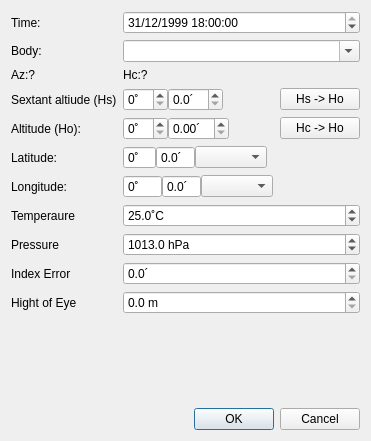
<?xml version="1.0" encoding="UTF-8"?>
<ui version="4.0">
 <class>DialogSight</class>
 <widget class="QDialog" name="DialogSight">
  <property name="geometry">
   <rect>
    <x>0</x>
    <y>0</y>
    <width>371</width>
    <height>441</height>
   </rect>
  </property>
  <property name="windowTitle">
   <string>Dialog</string>
  </property>
  <layout class="QVBoxLayout" name="verticalLayout">
   <item>
    <layout class="QFormLayout" name="formLayout">
     <item row="0" column="0">
      <widget class="QLabel" name="label">
       <property name="text">
        <string>Time:</string>
       </property>
      </widget>
     </item>
     <item row="0" column="1">
      <widget class="QDateTimeEdit" name="dateTimeEdit_sight">
       <property name="dateTime">
        <datetime>
         <hour>18</hour>
         <minute>0</minute>
         <second>0</second>
         <year>1999</year>
         <month>12</month>
         <day>31</day>
        </datetime>
       </property>
       <property name="maximumDateTime">
        <datetime>
         <hour>16</hour>
         <minute>59</minute>
         <second>59</second>
         <year>9999</year>
         <month>12</month>
         <day>28</day>
        </datetime>
       </property>
       <property name="currentSection">
        <enum>QDateTimeEdit::Section::DaySection</enum>
       </property>
       <property name="displayFormat">
        <string>dd/MM/yyyy HH:mm:ss</string>
       </property>
       <property name="timeSpec">
        <enum>Qt::TimeSpec::UTC</enum>
       </property>
      </widget>
     </item>
     <item row="1" column="0">
      <widget class="QLabel" name="label_4">
       <property name="text">
        <string>Body:</string>
       </property>
      </widget>
     </item>
     <item row="1" column="1">
      <widget class="QComboBox" name="comboBox_body">
       <property name="editable">
        <bool>true</bool>
       </property>
      </widget>
     </item>
     <item row="2" column="0">
      <widget class="QLabel" name="label_az">
       <property name="text">
        <string>Az:?</string>
       </property>
      </widget>
     </item>
     <item row="2" column="1">
      <widget class="QLabel" name="label_hc">
       <property name="text">
        <string>Hc:?</string>
       </property>
      </widget>
     </item>
     <item row="3" column="0">
      <widget class="QLabel" name="label_3">
       <property name="text">
        <string>Sextant altiude (Hs)</string>
       </property>
      </widget>
     </item>
     <item row="3" column="1">
      <layout class="QHBoxLayout" name="horizontalLayout_2">
       <property name="spacing">
        <number>0</number>
       </property>
       <item>
        <widget class="QSpinBox" name="spinBox_Hs_deg">
         <property name="suffix">
          <string>˚</string>
         </property>
        </widget>
       </item>
       <item>
        <widget class="QDoubleSpinBox" name="doubleSpinBox_Hs_min">
         <property name="suffix">
          <string>´</string>
         </property>
         <property name="decimals">
          <number>1</number>
         </property>
         <property name="maximum">
          <double>59.899999999999999</double>
         </property>
        </widget>
       </item>
       <item>
        <spacer name="horizontalSpacer_2">
         <property name="orientation">
          <enum>Qt::Orientation::Horizontal</enum>
         </property>
         <property name="sizeHint" stdset="0">
          <size>
           <width>20</width>
           <height>20</height>
          </size>
         </property>
        </spacer>
       </item>
       <item>
        <widget class="QPushButton" name="button_Hs_to_Hc">
         <property name="text">
          <string>Hs -&gt; Ho</string>
         </property>
        </widget>
       </item>
      </layout>
     </item>
     <item row="4" column="0">
      <widget class="QLabel" name="label_2">
       <property name="toolTip">
        <string>Hs corrected for IE, Dip, refraction and semidiameter (but not paralax!)</string>
       </property>
       <property name="text">
        <string>Altitude (Ho):</string>
       </property>
      </widget>
     </item>
     <item row="4" column="1">
      <layout class="QHBoxLayout" name="horizontalLayout">
       <property name="spacing">
        <number>0</number>
       </property>
       <item>
        <widget class="QSpinBox" name="spinBox_alt_deg">
         <property name="buttonSymbols">
          <enum>QAbstractSpinBox::ButtonSymbols::UpDownArrows</enum>
         </property>
         <property name="suffix">
          <string>˚</string>
         </property>
         <property name="minimum">
          <number>0</number>
         </property>
         <property name="maximum">
          <number>89</number>
         </property>
        </widget>
       </item>
       <item>
        <widget class="QDoubleSpinBox" name="doubleSpinBox_alt_min">
         <property name="buttonSymbols">
          <enum>QAbstractSpinBox::ButtonSymbols::UpDownArrows</enum>
         </property>
         <property name="suffix">
          <string>´</string>
         </property>
         <property name="decimals">
          <number>2</number>
         </property>
         <property name="maximum">
          <double>59.899999999999999</double>
         </property>
        </widget>
       </item>
       <item>
        <spacer name="horizontalSpacer">
         <property name="orientation">
          <enum>Qt::Orientation::Horizontal</enum>
         </property>
         <property name="sizeHint" stdset="0">
          <size>
           <width>20</width>
           <height>20</height>
          </size>
         </property>
        </spacer>
       </item>
       <item>
        <widget class="QPushButton" name="button_actoalt">
         <property name="text">
          <string>Hc -&gt; Ho</string>
         </property>
        </widget>
       </item>
      </layout>
     </item>
     <item row="5" column="0">
      <widget class="QLabel" name="label_6">
       <property name="text">
        <string>Latitude:</string>
       </property>
      </widget>
     </item>
     <item row="5" column="1">
      <layout class="QHBoxLayout" name="horizontalLayout_4">
       <property name="spacing">
        <number>0</number>
       </property>
       <item>
        <widget class="QSpinBox" name="spinBox_lat_deg">
         <property name="buttonSymbols">
          <enum>QAbstractSpinBox::ButtonSymbols::NoButtons</enum>
         </property>
         <property name="suffix">
          <string>˚</string>
         </property>
         <property name="minimum">
          <number>-90</number>
         </property>
         <property name="maximum">
          <number>90</number>
         </property>
        </widget>
       </item>
       <item>
        <widget class="QDoubleSpinBox" name="doubleSpinBox_lat_min">
         <property name="buttonSymbols">
          <enum>QAbstractSpinBox::ButtonSymbols::NoButtons</enum>
         </property>
         <property name="suffix">
          <string>´</string>
         </property>
         <property name="decimals">
          <number>1</number>
         </property>
         <property name="maximum">
          <double>59.000000000000000</double>
         </property>
        </widget>
       </item>
       <item>
        <widget class="QComboBox" name="comboBox_ns">
         <property name="currentText">
          <string/>
         </property>
         <property name="currentIndex">
          <number>-1</number>
         </property>
         <property name="maxVisibleItems">
          <number>3</number>
         </property>
        </widget>
       </item>
       <item>
        <spacer name="horizontalSpacer_4">
         <property name="orientation">
          <enum>Qt::Orientation::Horizontal</enum>
         </property>
         <property name="sizeHint" stdset="0">
          <size>
           <width>0</width>
           <height>20</height>
          </size>
         </property>
        </spacer>
       </item>
      </layout>
     </item>
     <item row="6" column="0">
      <widget class="QLabel" name="label_5">
       <property name="text">
        <string>Longitude:</string>
       </property>
      </widget>
     </item>
     <item row="6" column="1">
      <layout class="QHBoxLayout" name="horizontalLayout_3">
       <property name="spacing">
        <number>0</number>
       </property>
       <item>
        <widget class="QSpinBox" name="spinBox_lon_deg">
         <property name="alignment">
          <set>Qt::AlignmentFlag::AlignLeading|Qt::AlignmentFlag::AlignLeft|Qt::AlignmentFlag::AlignVCenter</set>
         </property>
         <property name="buttonSymbols">
          <enum>QAbstractSpinBox::ButtonSymbols::NoButtons</enum>
         </property>
         <property name="suffix">
          <string>˚</string>
         </property>
         <property name="minimum">
          <number>-180</number>
         </property>
         <property name="maximum">
          <number>180</number>
         </property>
        </widget>
       </item>
       <item>
        <widget class="QDoubleSpinBox" name="doubleSpinBox_lon_min">
         <property name="buttonSymbols">
          <enum>QAbstractSpinBox::ButtonSymbols::NoButtons</enum>
         </property>
         <property name="suffix">
          <string>´</string>
         </property>
         <property name="decimals">
          <number>1</number>
         </property>
         <property name="maximum">
          <double>59.000000000000000</double>
         </property>
        </widget>
       </item>
       <item>
        <widget class="QComboBox" name="comboBox_we">
         <property name="maxVisibleItems">
          <number>2</number>
         </property>
        </widget>
       </item>
       <item>
        <spacer name="horizontalSpacer_3">
         <property name="orientation">
          <enum>Qt::Orientation::Horizontal</enum>
         </property>
         <property name="sizeHint" stdset="0">
          <size>
           <width>0</width>
           <height>20</height>
          </size>
         </property>
        </spacer>
       </item>
      </layout>
     </item>
     <item row="7" column="0">
      <widget class="QLabel" name="label_10">
       <property name="text">
        <string>Temperaure</string>
       </property>
      </widget>
     </item>
     <item row="7" column="1">
      <widget class="QDoubleSpinBox" name="doubleSpinBox_temperature">
       <property name="suffix">
        <string>˚C</string>
       </property>
       <property name="decimals">
        <number>1</number>
       </property>
       <property name="minimum">
        <double>-100.000000000000000</double>
       </property>
       <property name="singleStep">
        <double>0.100000000000000</double>
       </property>
       <property name="value">
        <double>25.000000000000000</double>
       </property>
      </widget>
     </item>
     <item row="8" column="0">
      <widget class="QLabel" name="label_9">
       <property name="text">
        <string>Pressure</string>
       </property>
      </widget>
     </item>
     <item row="8" column="1">
      <widget class="QDoubleSpinBox" name="doubleSpinBox_pressure">
       <property name="suffix">
        <string> hPa</string>
       </property>
       <property name="decimals">
        <number>1</number>
       </property>
       <property name="maximum">
        <double>1080.000000000000000</double>
       </property>
       <property name="value">
        <double>1013.000000000000000</double>
       </property>
      </widget>
     </item>
     <item row="9" column="0">
      <widget class="QLabel" name="label_7">
       <property name="text">
        <string>Index Error</string>
       </property>
      </widget>
     </item>
     <item row="9" column="1">
      <widget class="QDoubleSpinBox" name="doubleSpinBox_indexerror">
       <property name="suffix">
        <string>´</string>
       </property>
       <property name="decimals">
        <number>1</number>
       </property>
      </widget>
     </item>
     <item row="10" column="0">
      <widget class="QLabel" name="label_8">
       <property name="text">
        <string>Hight of Eye</string>
       </property>
      </widget>
     </item>
     <item row="10" column="1">
      <widget class="QDoubleSpinBox" name="doubleSpinBox_hoe">
       <property name="suffix">
        <string> m</string>
       </property>
       <property name="decimals">
        <number>1</number>
       </property>
      </widget>
     </item>
    </layout>
   </item>
   <item>
    <widget class="QDialogButtonBox" name="buttonBox">
     <property name="orientation">
      <enum>Qt::Orientation::Horizontal</enum>
     </property>
     <property name="standardButtons">
      <set>QDialogButtonBox::StandardButton::Cancel|QDialogButtonBox::StandardButton::Ok</set>
     </property>
    </widget>
   </item>
  </layout>
 </widget>
 <resources/>
 <connections>
  <connection>
   <sender>buttonBox</sender>
   <signal>accepted()</signal>
   <receiver>DialogSight</receiver>
   <slot>accept()</slot>
   <hints>
    <hint type="sourcelabel">
     <x>248</x>
     <y>254</y>
    </hint>
    <hint type="destinationlabel">
     <x>157</x>
     <y>274</y>
    </hint>
   </hints>
  </connection>
  <connection>
   <sender>buttonBox</sender>
   <signal>rejected()</signal>
   <receiver>DialogSight</receiver>
   <slot>reject()</slot>
   <hints>
    <hint type="sourcelabel">
     <x>316</x>
     <y>260</y>
    </hint>
    <hint type="destinationlabel">
     <x>286</x>
     <y>274</y>
    </hint>
   </hints>
  </connection>
 </connections>
</ui>
